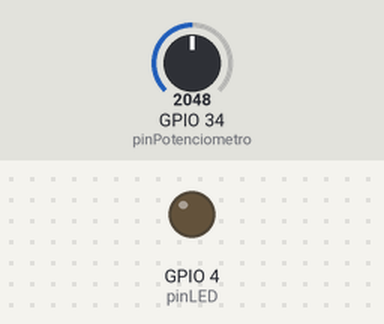
Bench run of a sketch on a simulated ESP32. Parts: output pins drawn as LEDs (lit = HIGH). The test bench sets the inputs (shaded band); at power-on: GPIO 34 (pinPotenciometro) = 2048. WiFi joins after 1.5 s; servers stay silent unless stated; what the sketch prints to the serial monitor is not drawn.

Above: at 11.0 s.
At 30.0 s:
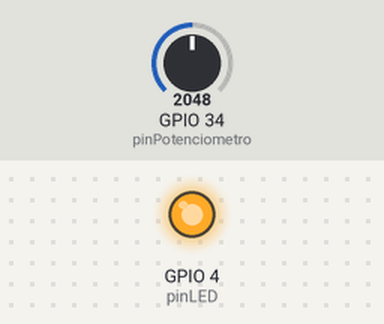
Timing chart, 0 to 54.0 s (numbered marks = the images above):
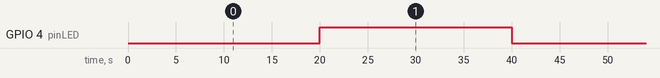

The sketch:

Potenciometro_ThingSpeak.ino
```cpp
/* ═══════════════════════════════════════════════════════════════
 *   Práctica: ESP32 + ThingSpeak — Graficar voltaje y estado del LED
 *   ─────────────────────────────────────────────────────────────
 *   ¿Qué hace este programa?
 *   1) Conecta el ESP32 a una red WiFi
 *   2) Lee el potenciómetro (GPIO34) y calcula el voltaje (0–3.3 V)
 *   3) Cada 20 segundos, alterna el estado del LED (GPIO4)
 *      y enciende/apaga el LED físico
 *   4) Envía a ThingSpeak DOS valores en una sola petición:
 *         Field 1 → voltaje del potenciómetro
 *         Field 2 → estado del LED (1 = ON, 0 = OFF)
 *   5) ThingSpeak guarda los datos y los grafica automáticamente
 *      en la nube — entras a tu canal y ves el gauge y la lámpara
 *      desde cualquier celular o computador del mundo.
 *
 *   ¿Por qué cada 20 segundos y no más rápido?
 *   ThingSpeak (cuenta gratuita) acepta máximo 1 dato cada 15 s
 *   por canal. Usamos 20 s para tener un margen seguro.
 *
 *   Profesor: Msc. Néstor Fabio Montoya Palacios
 * ═══════════════════════════════════════════════════════════════ */


// ─── Librerías necesarias ────────────────────────────────────
// IMPORTANTE: hay que instalar la librería "ThingSpeak" de
// MathWorks desde el gestor de bibliotecas de Arduino IDE
// (Programa → Incluir librería → Administrar bibliotecas →
//  buscar "ThingSpeak" → Instalar la de MathWorks).
#include <WiFi.h>
#include <ThingSpeak.h>


// ─── 1. CONFIGURACIÓN DE WIFI (CAMBIAR AQUÍ) ─────────────────
const char* miSSID     = "";       // ← tu red WiFi (2.4 GHz)
const char* miPASSWORD = "";   // ← tu contraseña


// ─── 2. CONFIGURACIÓN DE THINGSPEAK (CAMBIAR AQUÍ) ───────────
//   Cómo obtener estos dos valores:
//   a) Crea una cuenta gratis en https://thingspeak.mathworks.com
//   b) Crea un canal nuevo (New Channel) con dos campos:
//        Field 1  →  Potenciometro
//        Field 2  →  Led
//   c) En la pestaña "API Keys" del canal copia:
//        - Channel ID    (un número, ej. 3366315)
//        - Write API Key (16 caracteres, ej. ZVIZQHL2XNXSRJFD)
unsigned long  idDelCanal     = 0;             // ← TU Channel ID
const char*    claveEscritura = "";  // ← TU Write API Key


// ─── 3. PINES UTILIZADOS ─────────────────────────────────────
const int pinPotenciometro = 34;   // GPIO34 → entrada analógica
const int pinLED           = 4;    // GPIO4  → salida digital


// ─── 4. INTERVALO DE ENVÍO ───────────────────────────────────
const unsigned long INTERVALO_MS = 20000;   // 20 segundos
unsigned long ultimoEnvio = 0;


// ─── 5. ESTADO DEL LED ───────────────────────────────────────
// Cada vez que enviamos datos a ThingSpeak, alternamos el LED
// para que la gráfica muestre cambios visibles. Empieza apagado.
bool ledEncendido = false;


// ─── 6. CLIENTE WIFI ─────────────────────────────────────────
//   La librería ThingSpeak necesita un objeto WiFiClient para
//   comunicarse por internet con los servidores de MathWorks.
WiFiClient cliente;


// ═══════════════════════════════════════════════════════════════
//   SETUP: se ejecuta una sola vez al encender el ESP32
// ═══════════════════════════════════════════════════════════════
void setup() {
  Serial.begin(115200);
  delay(500);

  // Configurar pines
  pinMode(pinPotenciometro, INPUT);
  pinMode(pinLED, OUTPUT);
  digitalWrite(pinLED, LOW);          // LED apagado al inicio


  // ─── Conectar a WiFi ───────────────────────────────────────
  Serial.println();
  Serial.print("Conectando a WiFi: ");
  Serial.println(miSSID);

  WiFi.begin(miSSID, miPASSWORD);

  while (WiFi.status() != WL_CONNECTED) {
    delay(500);
    Serial.print(".");
  }

  Serial.println();
  Serial.println("¡WiFi conectado!");
  Serial.print("Dirección IP del ESP32: ");
  Serial.println(WiFi.localIP());


  // ─── Iniciar la comunicación con ThingSpeak ───────────────
  //   Esta línea le dice a la librería que use el cliente WiFi
  //   que acabamos de crear para hablar con la nube de MathWorks.
  ThingSpeak.begin(cliente);

  Serial.println("Listo: enviaré datos cada 20 segundos.");
  Serial.println("------------------------------------------");
}


// ═══════════════════════════════════════════════════════════════
//   LOOP: se ejecuta una y otra vez infinitamente
// ═══════════════════════════════════════════════════════════════
void loop() {

  // Solo entrar al envío cada INTERVALO_MS milisegundos.
  // Mientras tanto el loop sigue girando (sin delay bloqueante).
  unsigned long ahora = millis();
  if (ahora - ultimoEnvio < INTERVALO_MS) return;
  ultimoEnvio = ahora;


  // PASO 1: Leer el potenciómetro (valor entre 0 y 4095)
  int valorADC = analogRead(pinPotenciometro);

  // PASO 2: Convertir a voltaje (entre 0.00 V y 3.30 V)
  float voltaje = (valorADC * 3.3) / 4095.0;

  // PASO 3: Alternar el estado del LED (encender / apagar)
  ledEncendido = !ledEncendido;
  digitalWrite(pinLED, ledEncendido ? HIGH : LOW);

  // PASO 4: Mostrar por puerto serial
  Serial.print("Voltaje: "); Serial.print(voltaje, 2);
  Serial.print(" V   LED: ");
  Serial.print(ledEncendido ? "ON " : "OFF");
  Serial.print("   →  Enviando a ThingSpeak... ");


  // PASO 5: Preparar los dos campos antes de enviar
  //   setField(numeroDeCampo, valor) guarda el valor en una
  //   "memoria temporal". Cuando llamamos a writeFields() se
  //   envían TODOS los campos juntos en una sola petición HTTP.
  //   Esto es importante porque ThingSpeak limita a 1 petición
  //   cada 15 segundos, no 1 por cada campo.
  ThingSpeak.setField(1, voltaje);                 // → Field 1
  ThingSpeak.setField(2, ledEncendido ? 1 : 0);    // → Field 2


  // PASO 6: Enviar todos los campos a la nube
  //   writeFields devuelve 200 si todo salió bien.
  //   Otros códigos comunes:
  //     -301: no se pudo conectar (revisa WiFi)
  //     -401: API Key incorrecta
  //     -210: campo no válido
  int respuesta = ThingSpeak.writeFields(idDelCanal, claveEscritura);

  if (respuesta == 200) {
    Serial.println("✓ OK");
  } else {
    Serial.print("✗ Error  (código: ");
    Serial.print(respuesta);
    Serial.println(")");
  }
}
```

Measured:
- by itself, GPIO 4 (pinLED): alternates HIGH for 20.0 s and LOW for 20.0 s
